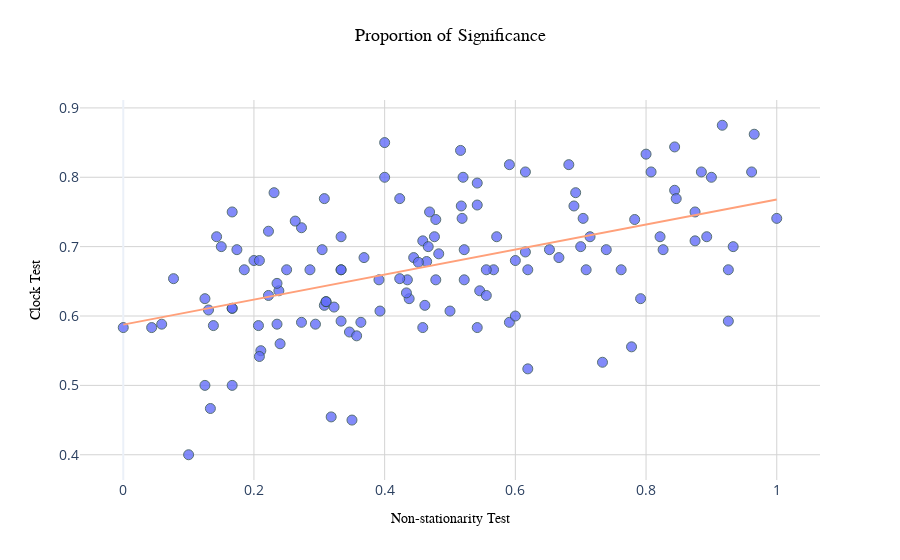

Write notebook code for a chart like this one.
### Code cell
fig_0 = px.scatter(x = list(proportion_less_than_005_non.values()), y = list(proportion_less_than_005_clock.values()), labels={'x':'Clock Test Proportion of Significance', 'y':'Non-stationary Test Proportion of Significance'}, trendline="ols", title= None)
fig_0.update_layout(title='Proportion of Significance', 
                   xaxis_title='Non-stationarity Test', 
                   yaxis_title='Clock Test',
                    template='plotly_white',
                    margin=dict(l=20, r=20, t=50, b=20),
                    autosize=True,
                    yaxis_title_font={'size': 20},  
                    xaxis_title_font={'size': 20}, 
                    width=None)
fig_0.update_layout(
    title={
        'text': 'Proportion of Significance',
        'y':0.95,
        'x':0.5,
        'yanchor': 'top',
        'font': dict(size=18, family='Arial', color='black')
    },
    xaxis_title='Non-stationarity Test',
    yaxis_title='Clock Test',
    xaxis=dict(
        title_font=dict(size=20, family='Arial', color='black'),
        tickfont=dict(size=14),
        gridcolor='lightgrey'
    ),
    yaxis=dict(
        title_font=dict(size=20, family='Arial', color='black'),
        tickfont=dict(size=14),
        gridcolor='lightgrey'
    ),
    legend_title_text='Gene',
    legend=dict(
        title_font=dict(size=16),
        font=dict(size=14),
        bgcolor='rgba(255,255,255,0)',
        bordercolor='rgba(255,255,255,0)'
    ),
    margin=dict(l=80, r=80, t=100, b=80),
    autosize=True
)

# Customize the markers
fig_0.update_traces(
    marker=dict(
        size=10,
        opacity=0.8,
        line=dict(width=1, color='DarkSlateGrey')
    ),
    selector=dict(mode='markers')
)

# Customize the trendline
fig_0.update_traces(
    selector=dict(mode='lines'),
    line=dict(color='lightsalmon', width=2)
)

# Optional: Adjust hover template for better clarity
fig_0.update_traces(
    hovertemplate='<b>%{hovertext}</b><br>' +
                  'Non-stationarity Test: %{x}<br>' +
                  'Clock Test: %{y}<br>'
)

# Display the plot
fig_0.show()

### Figure 1 — Plotly figure (JSON) as saved in the notebook; plotly's stock layout.template omitted (floating-point values rounded to 4 significant figures; data arrays with more than 128 entries replaced by an {"elided": "..."} marker saying what was removed)
{"data": [{"hovertemplate": "<b>%{hovertext}</b><br>Non-stationarity Test: %{x}<br>Clock Test: %{y}<br>", "legendgroup": "", "marker": {"color": "#636efa", "line": {"color": "DarkSlateGrey", "width": 1}, "opacity": 0.8, "size": 10, "symbol": "circle"}, "mode": "markers", "name": "", "orientation": "v", "showlegend": false, "type": "scatter", "x": {"elided": "130 float values"}, "xaxis": "x", "y": {"elided": "130 float values"}, "yaxis": "y"}, {"hovertemplate": "<b>%{hovertext}</b><br>Non-stationarity Test: %{x}<br>Clock Test: %{y}<br>", "legendgroup": "", "line": {"color": "lightsalmon", "width": 2}, "marker": {"color": "#636efa", "symbol": "circle"}, "mode": "lines", "name": "", "showlegend": false, "type": "scatter", "x": {"elided": "130 float values"}, "xaxis": "x", "y": {"elided": "130 float values"}, "yaxis": "y"}], "layout": {"autosize": true, "legend": {"bgcolor": "rgba(255,255,255,0)", "bordercolor": "rgba(255,255,255,0)", "font": {"size": 14}, "title": {"font": {"size": 16}, "text": "Gene"}, "tracegroupgap": 0}, "margin": {"b": 80, "l": 80, "r": 80, "t": 100}, "title": {"font": {"color": "black", "family": "Arial", "size": 18}, "text": "Proportion of Significance", "x": 0.5, "y": 0.95, "yanchor": "top"}, "xaxis": {"anchor": "y", "domain": [0, 1], "gridcolor": "lightgrey", "tickfont": {"size": 14}, "title": {"font": {"color": "black", "family": "Arial"}, "text": "Non-stationarity Test"}}, "yaxis": {"anchor": "x", "domain": [0, 1], "gridcolor": "lightgrey", "tickfont": {"size": 14}, "title": {"font": {"color": "black", "family": "Arial"}, "text": "Clock Test"}}}}
